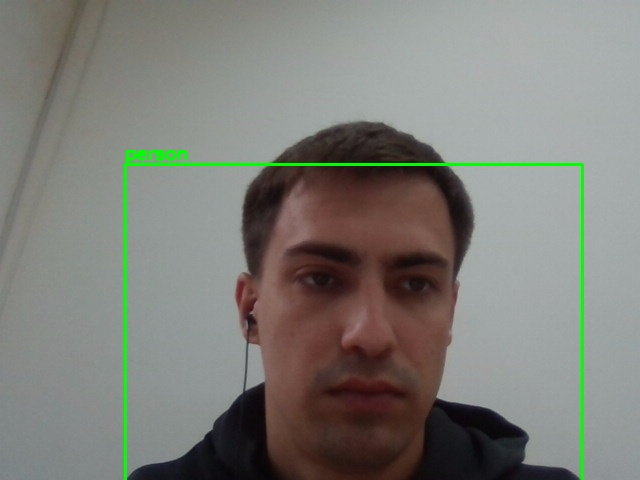
#> input picture events/20260603_122112_person_f0.jpg, 640 x 480 px
$ python -i preprocessing.py   (imports and definitions only)
#> lines starting #> are read from the running program, lines starting #| are printed output that depends on the picture
#> further down, picture is the input picture: shape (480, 640, 3); mean B, G, R 120.8, 126.5, 126.4
# preprocessing.py
import cv2


def preprocess_frame(frame, size=(640, 640)):
#> called with size = (640, 640)
    if frame is None or frame.size == 0:
        return None
    frame_resized = cv2.resize(frame, size)
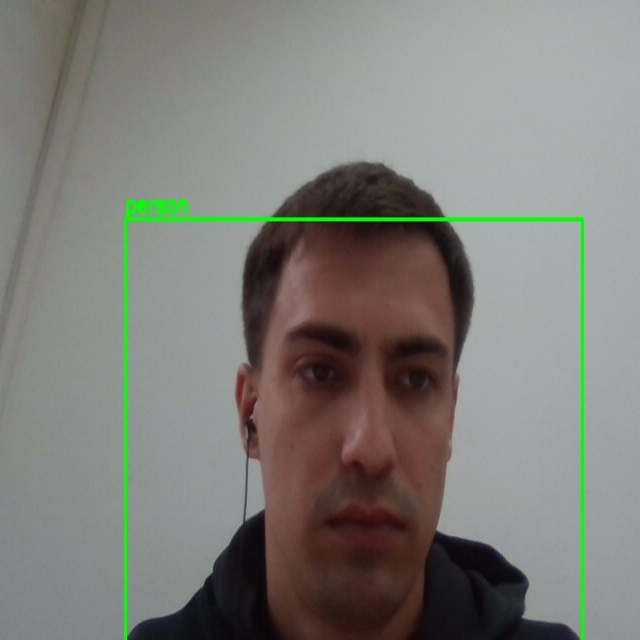
#> frame_resized: shape (640, 640, 3); mean B, G, R 120.8, 126.5, 126.4
    frame_rgb = cv2.cvtColor(frame_resized, cv2.COLOR_BGR2RGB)
    frame_filtered = cv2.GaussianBlur(frame_rgb, (3, 3), 0)
    return frame_filtered

>>> import cv2
>>> picture = cv2.imread('events/20260603_122112_person_f0.jpg')
>>> result = preprocess_frame(picture)
